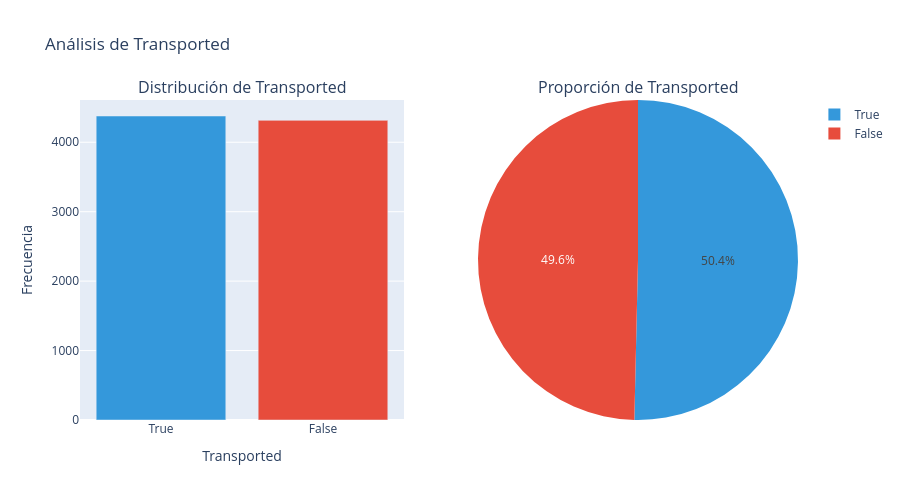

The notebook cell this image was saved under:
### Code cell
fig = make_subplots(rows=1, cols=2, 
                    specs=[[{'type':'bar'}, {'type':'pie'}]],
                    subplot_titles=(f'Distribución de {target}', f'Proporción de {target}'))

value_counts = df[target].value_counts()

fig.add_trace(
    go.Bar(x=value_counts.index.astype(str), y=value_counts.values, 
           marker_color=['#3498db', '#e74c3c'],
           showlegend=False),
    row=1, col=1
)

fig.add_trace(
    go.Pie(labels=value_counts.index.astype(str), values=value_counts.values,
           marker_colors=['#3498db', '#e74c3c']),
    row=1, col=2
)

fig.update_layout(height=500, showlegend=True, title_text=f"Análisis de {target}")
fig.update_xaxes(title_text=target, row=1, col=1)
fig.update_yaxes(title_text="Frecuencia", row=1, col=1)
fig.show()

### Figure 1 — Plotly figure (JSON) as saved in the notebook; plotly's stock layout.template omitted (floating-point values rounded to 4 significant figures)
{"data": [{"marker": {"color": ["#3498db", "#e74c3c"]}, "showlegend": false, "type": "bar", "x": ["True", "False"], "xaxis": "x", "y": [4378, 4315], "yaxis": "y"}, {"domain": {"x": [0.55, 1], "y": [0, 1]}, "labels": ["True", "False"], "marker": {"colors": ["#3498db", "#e74c3c"]}, "type": "pie", "values": [4378, 4315]}], "layout": {"annotations": [{"font": {"size": 16}, "showarrow": false, "text": "Distribución de Transported", "x": 0.225, "xanchor": "center", "xref": "paper", "y": 1, "yanchor": "bottom", "yref": "paper"}, {"font": {"size": 16}, "showarrow": false, "text": "Proporción de Transported", "x": 0.775, "xanchor": "center", "xref": "paper", "y": 1, "yanchor": "bottom", "yref": "paper"}], "height": 500, "showlegend": true, "title": {"text": "Análisis de Transported"}, "xaxis": {"anchor": "y", "domain": [0, 0.45], "title": {"text": "Transported"}}, "yaxis": {"anchor": "x", "domain": [0, 1], "title": {"text": "Frecuencia"}}}}
